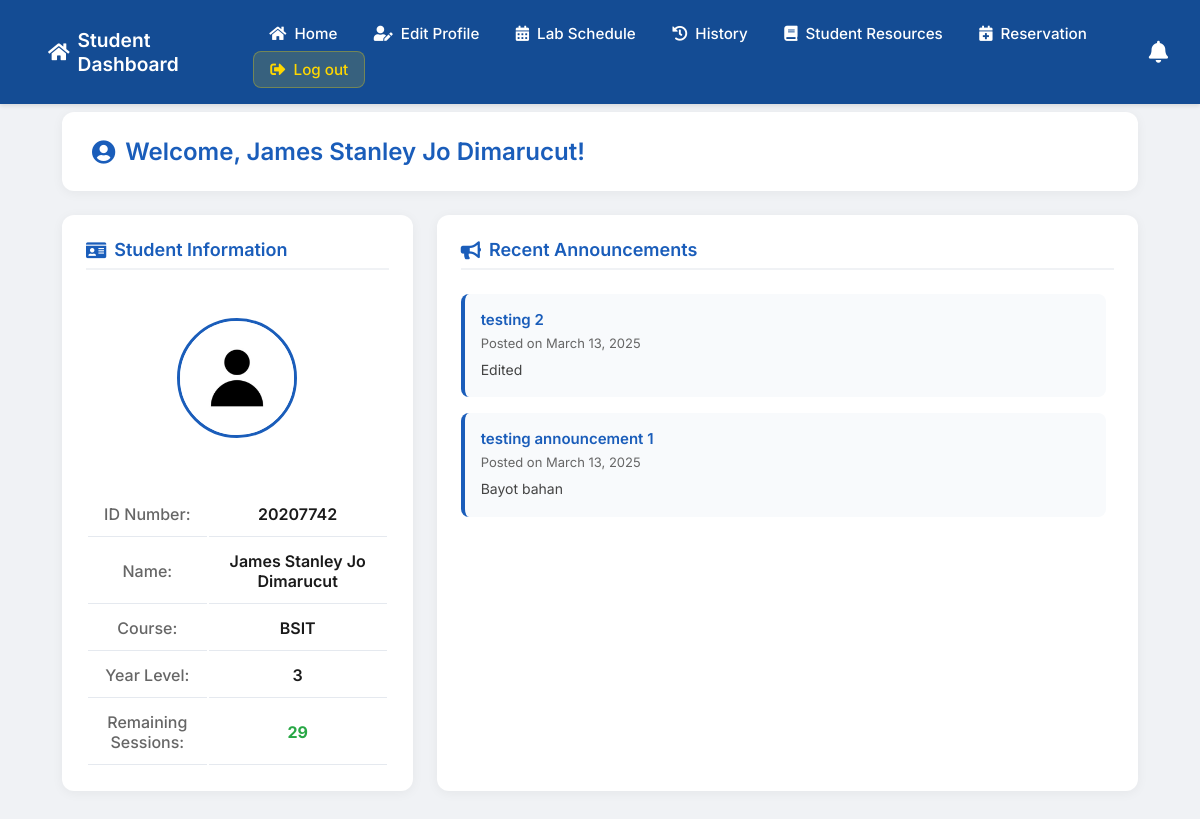
The page /dashboard.php (signed in) on the database as committed earlier.
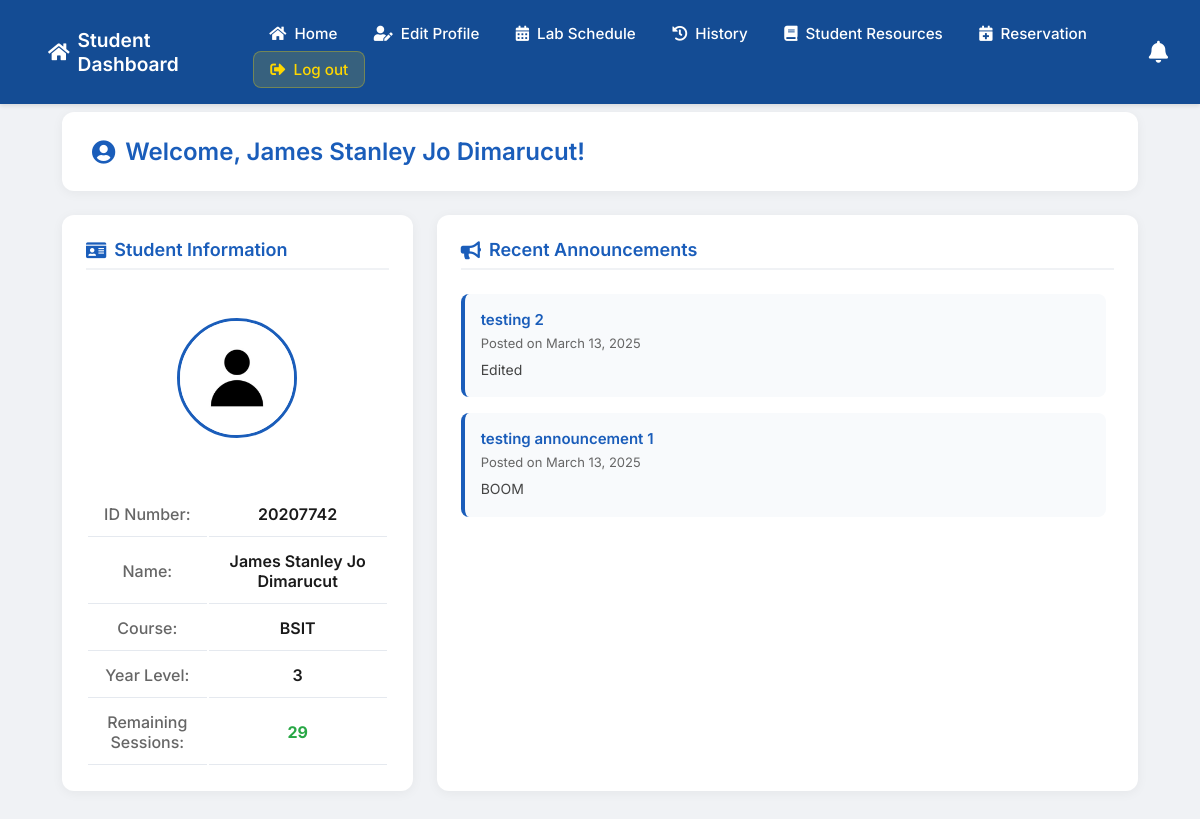
The same page on the database as committed later.
### tables this page shows
CREATE TABLE `announcements` (
  `id` int(11) NOT NULL,
  `title` varchar(255) NOT NULL,
  `content` text NOT NULL,
  `admin_username` varchar(50) NOT NULL,
  `date_posted` timestamp NOT NULL DEFAULT current_timestamp()
);

### dashboard.php (the view, shortened to what this page needs)
<?php
include("db.php");
$username = $_SESSION["username"];
$announcement_query = "SELECT title, content, date_posted FROM announcements ORDER BY date_posted DESC LIMIT 5";
$announcement_result = mysqli_query($con, $announcement_query);
$query = "SELECT IDNO, CONCAT(FIRSTNAME, ' ', MIDNAME, ' ', LASTNAME) AS full_name, COURSE, YEARLEVEL, PROFILE_IMG, remaining_sessions FROM register WHERE USERNAME = ?";
$stmt = mysqli_prepare($con, $query);
mysqli_stmt_bind_param($stmt, "s", $username);
mysqli_stmt_execute($stmt);
$result = mysqli_stmt_get_result($stmt);
if ($row = mysqli_fetch_assoc($result)) {
    $idno = htmlspecialchars($row["IDNO"]);
    $fullname = htmlspecialchars($row["full_name"]);
    $course = htmlspecialchars($row["COURSE"]);
    $year = htmlspecialchars($row["YEARLEVEL"]);
    $profile_img = !empty($row["PROFILE_IMG"]) ? htmlspecialchars($row["PROFILE_IMG"]) : "images/default.jpg";
    $remaining_sessions = $row["remaining_sessions"];
} else {
    $fullname = "User";
    $course = "Unknown";
    $year = "Unknown";
    $profile_img = "images/default.jpg";
    $remaining_sessions = 0;
}
?>
<!DOCTYPE html>
<html lang="en">
<head>
    <link rel="stylesheet" href="https://cdnjs.cloudflare.com/ajax/libs/font-awesome/5.15.4/css/all.min.css">
</head>
<body>
    <div class="navbar">
        <a href="#" style="font-size: 1.2rem; font-weight: 600;"><i class="fas fa-home"></i> Student Dashboard</a>
        <div>
            <a href="dashboard.php"><i class="fas fa-home"></i> Home</a>
            <a href="profile.php"><i class="fas fa-user-edit"></i> Edit Profile</a>
            <a href="student_lab_schedule.php"><i class="fas fa-calendar-alt"></i> Lab Schedule</a>
            <a href="history.php"><i class="fas fa-history"></i> History</a>
            <a href="student_resources.php"><i class="fas fa-book"></i> Student Resources</a>
            <a href="Reservation.php"><i class="fas fa-calendar-plus"></i> Reservation</a>
            <a href="login.php" class="logout"><i class="fas fa-sign-out-alt"></i> Log out</a>
        </div>
        <div class="notification-bell" onclick="toggleNotifDropdown()">
            <i class="fas fa-bell"></i>
        </div>
    </div>
    <div class="main-container">
        <div class="dashboard-header">
            <h1><i class="fas fa-user-circle"></i> Welcome, <?php echo $fullname; ?>!</h1>
        </div>
        <div class="dashboard-grid">
            <div class="card profile-card">
                <h2><i class="fas fa-id-card"></i> Student Information</h2>
                <img src="<?php echo $profile_img; ?>" alt="Profile Picture" class="profile-img">
                <table class="info-table">
                    <tr><td>ID Number:</td><td><?php echo $idno; ?></td></tr>
                    <tr><td>Name:</td><td><?php echo $fullname; ?></td></tr>
                    <tr><td>Course:</td><td><?php echo $course; ?></td></tr>
                    <tr><td>Year Level:</td><td><?php echo $year; ?></td></tr>
                    <tr>
                        <td>Remaining Sessions:</td>
                        <td style="<?php echo $remaining_sessions <= 5 ? 'color: #dc3545; font-weight: bold;' : 'color: #28a745; font-weight: bold;'; ?>">
                            <?php echo $remaining_sessions; ?>
                        </td>
                    </tr>
                </table>
            </div>
            <div class="card">
                <h2><i class="fas fa-bullhorn"></i> Recent Announcements</h2>
                <div class="announcement-list">
                    <?php while ($announcement = mysqli_fetch_assoc($announcement_result)) { ?>
                        <div class="announcement">
                            <strong><?php echo htmlspecialchars($announcement["title"]); ?></strong>
                            <small>Posted on <?php echo date('F j, Y', strtotime($announcement["date_posted"])); ?></small>
                            <p><?php echo nl2br(htmlspecialchars($announcement["content"])); ?></p>
                        </div>
                    <?php } ?>
                </div>
            </div>
        </div>
    </div>
</body>
</html>

Rows that differ between the two databases and show on the page:
changed announcements "testing announcement 1": content "Bayot bahan" → "BOOM"
